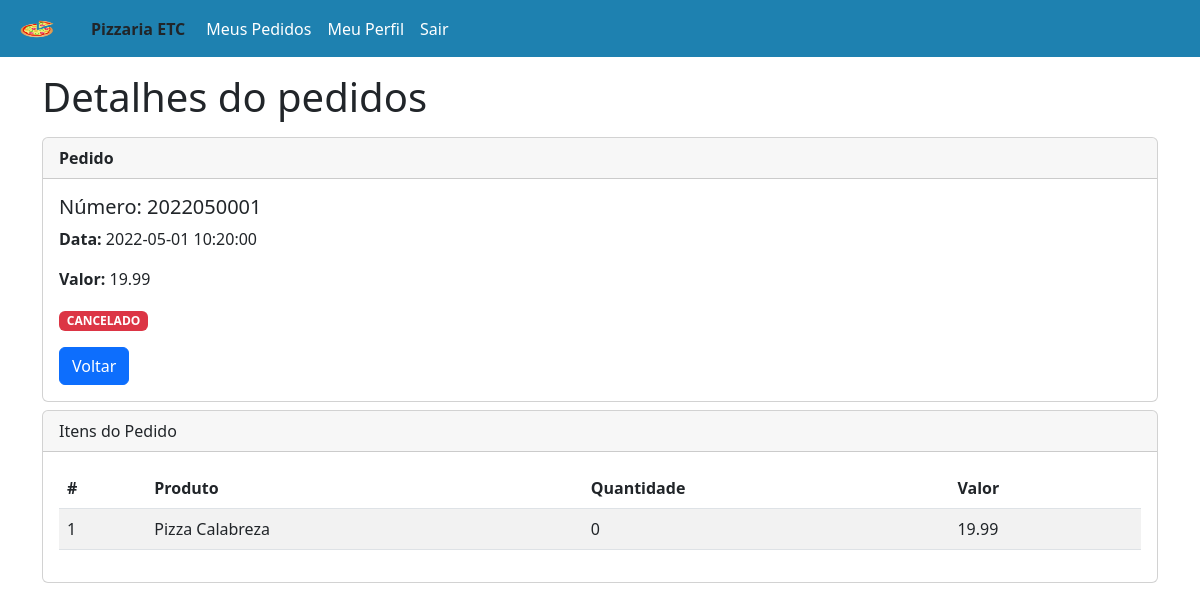
Page /View/usuarios/pedidos/detalhepedido.php?id=1 (signed in) on the committed database.
### tables this page shows
CREATE TABLE `pedidos_produtos` (
  `ID` int(11) NOT NULL,
  `VALOR` decimal(6,2) DEFAULT 0.00,
  `QUANTIDADE` int(11) DEFAULT 0,
  `PRODUTO_ID` int(11) NOT NULL,
  `PEDIDO_ID` int(11) NOT NULL
);

CREATE TABLE `pedidos` (
  `ID` int(11) NOT NULL,
  `NUMERO` varchar(10) NOT NULL,
  `DATA` datetime DEFAULT current_timestamp(),
  `TOTAL` decimal(6,2) DEFAULT 0.00,
  `STATUS` enum('SOLICITADO','ANDAMENTO','CONCLUIDO','CANCELADO') DEFAULT 'SOLICITADO',
  `OBSERVACAO` varchar(255) DEFAULT NULL,
  `USUARIO_ID` int(11) NOT NULL
);

CREATE TABLE `produtos` (
  `ID` int(11) NOT NULL,
  `NOME` varchar(50) NOT NULL,
  `VALOR` decimal(6,2) DEFAULT 0.00,
  `QUANTIDADE` int(11) DEFAULT 0,
  `CATEGORIA` enum('REFRIGERANTE','AGUA','CERVEJA','SUCO','PIZZA','ESFIRRA') DEFAULT NULL,
  `IMAGEM` varchar(255) NOT NULL DEFAULT 'pizza-logo.png'
);

### App/Model/DAO/PedidosDAO.php (called while the page is built, shortened)
<?php
class PedidosDAO
{
  public function listarPedidosProdutosByIdPedidos($id)
  {
    try {
      $con = Conexao::getInstance();
      $sql = "SELECT pe.*, pp.*, pr.* FROM `pedidos_produtos` pp
              INNER JOIN `pedidos` pe ON pe.ID = pp.PEDIDO_ID
              INNER JOIN `produtos` pr ON pr.ID = pp.PRODUTO_ID
              WHERE pe.ID = ?;";
      $stmt = $con->prepare($sql);
      $stmt->bindValue(1, $id);
      $stmt->execute();
      $pedido = $stmt->fetchAll(PDO::FETCH_ASSOC);
      return $pedido;
    } catch (PDOException $e) {
      echo $e->getMessage();
    }
  }
}

### View/usuarios/pedidos/detalhepedido.php (the view, shortened to what this page needs)
<?php
require_once "../../layouts/header.php";
require_once  "../../layouts/menu.php";
require_once  "../../../App/Model/DAO/PedidosDAO.php";
$id = (int)$_GET['id'];
$pedidosDAO = new PedidosDAO();
$pedidos = $pedidosDAO->listarPedidosProdutosByIdPedidos($id);
$qtd = 1;
$pedido = $pedidos[0];
?>
<section class="container mt-3">
  <h1>Detalhes do pedidos</h1>
  <section class="mt-3">
    <div class="card">
      <div class="card-header">
        <strong>Pedido</strong>
      </div>
      <div class="card-body">
        <h5 class="card-title">Número: <span><?= $pedido['NUMERO']; ?></span></h5>
        <p class="card-text"><strong>Data: </strong><?= $pedido['DATA']; ?></p>
        <p class="card-text"><strong>Valor: </strong><?= $pedido['TOTAL']; ?></p>
        <p class="card-text"><span class="badge text-bg-<?= ($pedido['STATUS'] == 'CANCELADO' ? 'danger' : 'success'); ?>"><?= $pedido['STATUS']; ?></span></p>
        <a href="meuspedidos.php" class="btn btn-primary">Voltar</a>
      </div>
    </div>
  </section>
  <section class="mt-2 mb-3">
    <div class="card">
      <div class="card-header">
        Itens do Pedido
      </div>
      <div class="card-body">
        <table class="table table-striped table-hover">
          <thead>
            <tr>
              <th>#</th>
              <th>Produto</th>
              <th>Quantidade</th>
              <th>Valor</th>
            </tr>
          </thead>
          <tbody>
            <?php
            if ($pedidos) {
              foreach ($pedidos as $item) { ?>
                <tr>
                  <td><?= $qtd; ?></td>
                  <td><?= $item['NOME']; ?></td>
                  <td><?= $item['QUANTIDADE']; ?></td>
                  <td><?= $item['VALOR']; ?></td>
                </tr>
              <?php
                $qtd++;
              }
            } else { ?>
              <tr>
                <td colspan="4">Não existem itens cadastrados.</td>
              </tr>
            <?php } ?>
          </tbody>
        </table>
      </div>
    </div>
  </section>
</section>
<?php require_once "../../layouts/footer.php"; ?>

### rows in the picture
pedidos_produtos: PEDIDO_ID.NUMERO "2022050001", PEDIDO_ID.DATA "2022-05-01 10:20:00", PEDIDO_ID.TOTAL "19.99", PEDIDO_ID.STATUS "CANCELADO", PRODUTO_ID.NOME "Pizza Calabreza", PRODUTO_ID.QUANTIDADE "0", PRODUTO_ID.VALOR "19.99"
